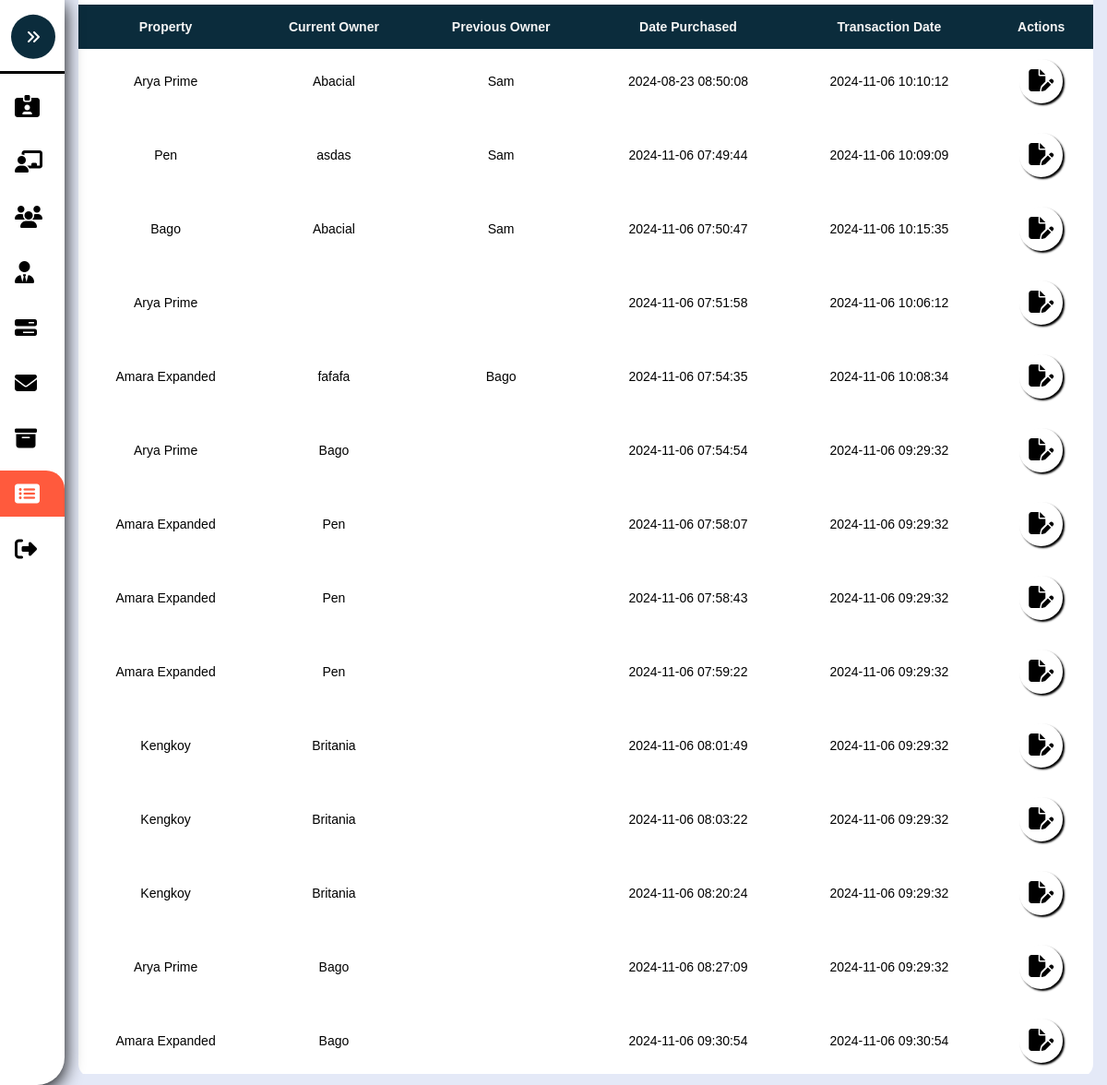
Before: /Admin-SoldProperties.php with the older database file.
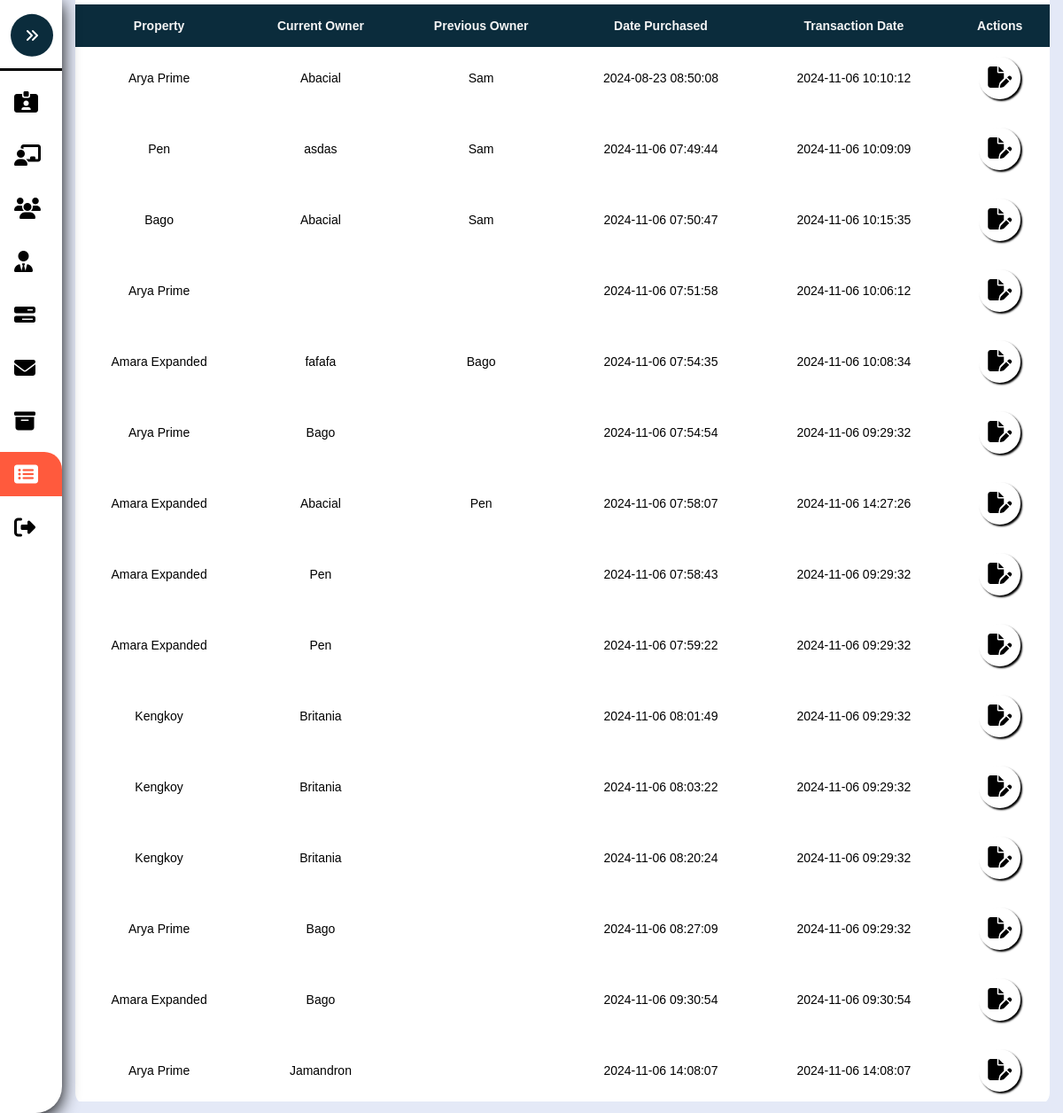
After: the same page with the newer database file.
### tables this page shows
CREATE TABLE `sales` (
  `SaleID` int(8) NOT NULL,
  `Property` varchar(255) NOT NULL,
  `CurrentOwner` varchar(255) NOT NULL,
  `PreviousOwner` varchar(255) NOT NULL,
  `Date_Purchased` timestamp NOT NULL DEFAULT current_timestamp(),
  `TransactionDate` timestamp NOT NULL DEFAULT current_timestamp() ON UPDATE current_timestamp()
);

### Admin-SoldProperties.php (the view, shortened to what this page needs)
<?php
	include './Assets/Php/Connection.php';
?>
<!DOCTYPE html>
<html>
<head>
	<link rel="stylesheet" type="text/css" href="./Assets/Css/Admin.css?v=<?php echo time(); ?>">
</head>
<body>
	<nav class="sidebar close" id="sidebar">
		<header>
			<figure class="image-container">
			</figure>
			<button class="toggle">
				<i class="fa-solid fa-angles-right"></i>
			</button>
		</header>
		<div class="menu-bar">
			<div class="menu">
				<ul class="menu-links">
					<li class="nav-link">
						<a href="./Admin-Account.php" >
							<i class="fa-solid fa-id-card-clip"></i>
						</a>
					</li>
					<li class="nav-link">
						<a href="./Admin-Pending.php">
							<i class="fa-solid fa-chalkboard-user"></i>
						</a>
					</li>
					<li class="nav-link">
						<a href="./Admin-Users.php" class="dashboard-list-item " >
							<i class="fa-solid fa-users"></i>
						</a>
					</li>
					<li class="nav-link">
						<a href="./Admin-Management.php" class="dashboard-list-item ">
							<i class="fa-solid fa-user-tie"></i>
						</a>
					</li>
					<li class="nav-link">
						<a href="./Admin-Properties.php" class="dashboard-list-item ">
							<i class="fa-solid fa-bars-progress"></i>
						</a>
					</li>
					<li class="nav-link">
						<a href="Admin-Message.php" class="dashboard-list-item">
							<i class="fa-solid fa-envelope"></i>
						</a>
					</li>
					<li class="nav-link">
						<a href="./Admin-Archieve.php" class="dashboard-list-item ">
							<i class="fa-solid fa-box-archive"></i>
						</a>
					</li>
					<li class="nav-link">
						<a href="Admin-SoldProperties.php" class="dashboard-list-item active">
							<i class="fa-solid fa-rectangle-list"></i>
						</a>
					</li>
					<li class="nav-link">
						<a href="./Assets/Php/Logout.php" class="dashboard-list-item">
							<i class="fa-solid fa-right-from-bracket"></i>
						</a>
					</li>
				</ul>
			</div>
		</div>
	</nav>
	<main class="main">
		<section class="Table-section" id="Table-Section">
			<div class="container">
				<table class="table" id="table">
					<tr>
						<th>Property</th>
						<th>Current Owner</th>
						<th>Previous Owner</th>
						<th>Date Purchased</th>
						<th>Transaction Date</th>
						<th class="action-center">Actions</th>
					</tr>
					<?php
						$sql = "SELECT * FROM sales";
						$rs = mysqli_query($conn, $sql);
						if($rs){
							while ($row = mysqli_fetch_assoc($rs)) {
								$SaleID = $row['SaleID'];
								$Property = $row['Property'];
								$Owner = $row['CurrentOwner'];
								$Previous = $row['PreviousOwner'];
								$Date_Purchased = $row['Date_Purchased'];
								$Transaction = $row['TransactionDate'];
								echo "
								<tr>
									<td>".$Property."</td>
									<td>".$Owner."</td>
									<td>".$Previous."</td>
									<td>".$Date_Purchased."</td>
									<td>".$Transaction."</td>
							<td class='td-action'>
							<a href='Admin-ViewSales.php?UpdateID=$SaleID' class='custom-tooltip' data-title='Update'>
							<i class='fa-solid fa-file-pen'></i>
							</a>
							</td>
								</tr>
								";
							}
						}
					?>
				</table>
			</div>
		</section>
	</main>
</body>
</html>

Changed rows visible on the page:
changed sales (number 7 of 15 on the later page): CurrentOwner "Pen" → "Abacial"; PreviousOwner (not shown) → "Pen"; TransactionDate "2024-11-06 09:29:32" → "2024-11-06 14:27:26"
added sales: Property "Arya Prime", CurrentOwner "Jamandron", Date_Purchased "2024-11-06 14:08:07", TransactionDate "2024-11-06 14:08:07"
